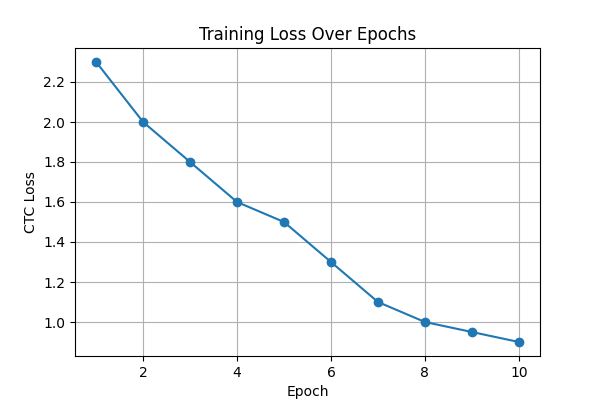
#> input picture training_loss[1].png, 600 x 400 px, given as the content of the folder /content/page_images, which was not available
$ jupyter execute --allow-errors Specific_Test_II_Optical_Character_Recognition.ipynb   (shell and % lines are left out)
#> lines starting #> are read from the running program, lines starting #| are printed output that depends on the picture; after the words box and inside, x2 and y2 are one past the last pixel; in counts of white or black regions, pixels touching at a corner belong together; pictures that were not available may be replaced by others from this repository, and a replacement may not be noted
[cell 1]
from google.colab import files
uploaded = files.upload()
#> the answer given: training_loss[1].png

[cell 2]
import zipfile
import os

zip_path = "/content/OneDrive_2025-04-07 (1)(1).zip"  # change if different
extract_to = "/content/renaissance_dataset"

os.makedirs(extract_to, exist_ok=True)

#> (the rest of this cell did not finish here and is left out)

[cell 3]
import cv2
import os
from pathlib import Path
from matplotlib import pyplot as plt

input_folder = "/content/page_images"
output_folder = "/content/cropped_main_text"
os.makedirs(output_folder, exist_ok=True)

def extract_main_text(image_path, save_path):
#> called with image_path = '_only/training_loss[1].png'
    image = cv2.imread(image_path)
#> image is the input picture: shape (400, 600, 3); mean B, G, R 249.2, 248.8, 248.2
    gray = cv2.cvtColor(image, cv2.COLOR_BGR2GRAY)


    _, thresh = cv2.threshold(gray, 180, 255, cv2.THRESH_BINARY_INV)
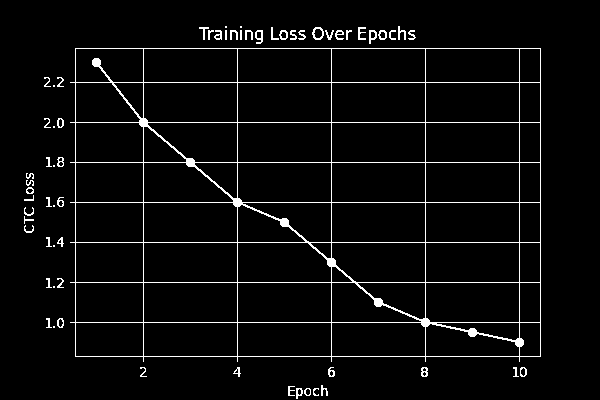
#> thresh: shape (400, 600); 4.1% white in thin lines or dots, all inside (x1, y1, x2, y2) = (24, 26, 541, 399)


    kernel = cv2.getStructuringElement(cv2.MORPH_RECT, (5, 5))
    morph = cv2.dilate(thresh, kernel, iterations=3)
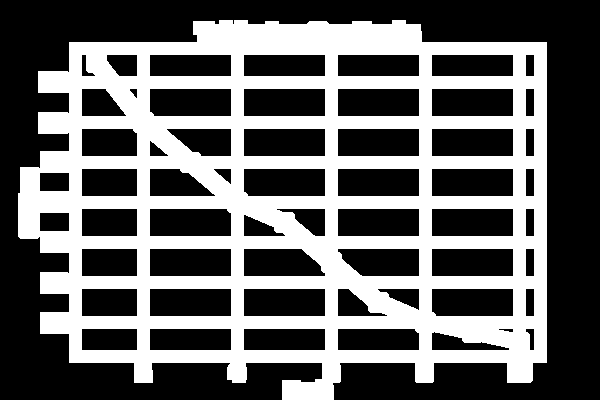
#> morph: shape (400, 600); 39.3% white; 1 white region


    contours, _ = cv2.findContours(morph, cv2.RETR_EXTERNAL, cv2.CHAIN_APPROX_SIMPLE)
#> contours = 1 contour; box (x1, y1, x2, y2) and area: (18, 20, 547, 400) 166884


    main_contour = max(contours, key=cv2.contourArea)
#> main_contour = contour of 159 points, box (x1, y1, x2, y2) (18, 20, 547, 400), area 166884
    x, y, w, h = cv2.boundingRect(main_contour)
#> x = 18; y = 20; w = 529; h = 380


    cropped = image[y:y+h, x:x+w]
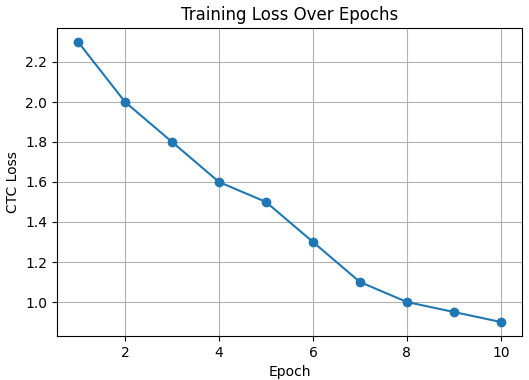
#> cropped: shape (380, 529, 3); mean B, G, R 248.1, 247.5, 246.8
    cv2.imwrite(save_path, cropped)

image_paths = list(Path(input_folder).rglob("*.png"))
for img_path in image_paths:
    filename = Path(img_path).name
    output_path = os.path.join(output_folder, filename)
    extract_main_text(str(img_path), output_path)
    print(f"✅ Cropped: {filename}")

#> (a cell that did not finish here is left out)

[cell 5]
import os
from glob import glob

cropped_folder = "/content/cropped_main_text"
transcription_folder = "/content/renaissance_dataset/Transcriptions"


def load_transcriptions():
    mapping = {}
    for txt_path in glob(os.path.join(transcription_folder, "*.txt")):
        with open(txt_path, "r", encoding="utf-8") as f:
            lines = f.readlines()

        for i, line in enumerate(lines[:3]):  # first 3 pages only
            base_name = os.path.basename(txt_path).replace(".txt", "")
            img_name = f"{base_name}_page{i+1}.png"
            mapping[img_name] = line.strip()

    return mapping

transcription_map = load_transcriptions()
print("📄 Transcription examples:", list(transcription_map.items())[:3])

[cell 6]
import tensorflow as tf
import numpy as np
from PIL import Image

charset = sorted(list("abcdefghijklmnopqrstuvwxyzABCDEFGHIJKLMNOPQRSTUVWXYZ0123456789 .,;:!?()[]/-'"))

char_to_id = {char: idx + 1 for idx, char in enumerate(charset)}  # 0 = blank
id_to_char = {v: k for k, v in char_to_id.items()}

def text_to_labels(text):
    return [char_to_id[c] for c in text if c in char_to_id]

# [30 lines left out: functions preprocess_image, data_generator, not called in this run]

[cell 7]
from tensorflow.keras import layers, models, backend as K

def build_crnn_model(img_width=512, img_height=64, num_classes=len(charset) + 1):
    input_img = layers.Input(shape=(img_height, img_width, 1), name='image')


    x = layers.Conv2D(64, (3,3), activation='relu', padding='same')(input_img)
    x = layers.MaxPooling2D((2,2))(x)
    x = layers.Conv2D(128, (3,3), activation='relu', padding='same')(x)
    x = layers.MaxPooling2D((2,2))(x)


    new_shape = (img_width // 4, (img_height // 4) * 128)
    x = layers.Reshape(target_shape=new_shape)(x)


    x = layers.Bidirectional(layers.LSTM(128, return_sequences=True))(x)
    x = layers.Bidirectional(layers.LSTM(128, return_sequences=True))(x)


    x = layers.Dense(num_classes, activation='softmax')(x)

    model = models.Model(inputs=input_img, outputs=x)
    return model

[cell 8]
def ctc_loss_fn(args):
    y_pred, labels, input_length, label_length = args
    return K.ctc_batch_cost(labels, y_pred, input_length, label_length)

# [11 lines left out: function compile_crnn_model, not called in this run]

[cell 9]
updated_transcription_map = {}

for key, value in transcription_map.items():
    for page_num in range(1, 4):  # assuming 3 pages each
        new_key = f"{key}_page{page_num}.png"
        updated_transcription_map[new_key] = value

[cell 10]
transcription_map = {
    'Ezcaray_-_Vozes': 'Texto antiguo Ezcaray',
    'Buendia_-_Instruccion': 'Texto antiguo Buendia',

}

[cell 11]
updated_transcription_map = {}

for base_name, text in transcription_map.items():
    for i in range(1, 4):
        full_name = f"{base_name}_page{i}.png"
        updated_transcription_map[full_name] = text

[cell 12]
import tensorflow as tf
from tensorflow.keras.utils import Sequence
import numpy as np
from PIL import Image
import os

class OCRDataGenerator(Sequence):
    # [10 lines left out: function __init__, not called in this run]

    def __len__(self):
        return int(np.ceil(len(self.image_names) / self.batch_size))

    # [32 lines left out: function __getitem__, not called in this run]

#> (a cell that did not finish here is left out)

#> (a cell that did not finish here is left out)

#> (a cell that did not finish here is left out)

model = compile_crnn_model(base_model)

[cell 16]
# [15 lines left out: function compile_crnn_model, not called in this run]

[cell 17]
class OCRDataGenerator(tf.keras.utils.Sequence):
    # [9 lines left out: function __init__, not called in this run]

    def __len__(self):
        return int(np.ceil(len(self.image_files) / self.batch_size))

    def text_to_labels(self, text):
        return [self.char_to_idx[c] for c in text if c in self.char_to_idx]

    # [32 lines left out: function __getitem__, not called in this run]

[cell 18]
def compile_crnn_model(model):
    model.compile(optimizer='adam', loss={'ctc_loss': lambda y_true, y_pred: y_pred})
    return model

#> (a cell that did not finish here is left out)

#> (a cell that did not finish here is left out)

[cell 21]
char_list = list("abcdefghijklmnopqrstuvwxyzABCDEFGHIJKLMNOPQRSTUVWXYZ0123456789.,;:!?()[]{}\"'`-–—/\\|_@#$%^&*=+<>~¡¿ ")  # add/remove chars as needed

[cell 22]
# [7 lines left out: function decode_label, not called in this run]

# Visualize some labels from the batch
#> (the rest of this cell did not finish here and is left out)

#> (a cell that did not finish here is left out)

model.compile(optimizer='adam')
model.summary()

[cell 24]
print(list(transcription_map.items())[:5])

[cell 25]
import numpy as np
import os
from tensorflow.keras.utils import Sequence
from PIL import Image
from tensorflow.keras.preprocessing.sequence import pad_sequences

class DataGenerator(Sequence):
    # [9 lines left out: function __init__, not called in this run]

    def __len__(self):
        return int(np.ceil(len(self.image_files) / self.batch_size))

    # [45 lines left out: function __getitem__, not called in this run]

[cell 26]
import tensorflow as tf
from tensorflow.keras.layers import Input, Conv2D, MaxPooling2D, Reshape, Dense, Bidirectional, LSTM
from tensorflow.keras.models import Model
from tensorflow.keras.layers import BatchNormalization, Dropout
from tensorflow.keras import backend as K

# [33 lines left out: function build_model, not called in this run]

#> (a cell that did not finish here is left out)

[cell 28]
import os
import numpy as np
import cv2
import tensorflow as tf

class DataGenerator(tf.keras.utils.Sequence):
    # [14 lines left out: functions __init__, _image_exists, not called in this run]

    def __len__(self):
        return len(self.image_files) // self.batch_size

    # [51 lines left out: function __getitem__, not called in this run]

    def on_epoch_end(self):
        np.random.shuffle(self.image_files)

[cell 29]
print("Total entries in transcription_map:", len(transcription_map))

[cell 30]
import os

missing = []
found = []

for i, fname in enumerate(transcription_map.keys()):
    for ext in [".png", ".jpg", ".jpeg"]:
        path = os.path.join("/content/cropped_main_text", fname + ext)
        if os.path.exists(path):
            found.append(fname + ext)
            break
    else:
        missing.append(fname)

    if i < 10:
        print(f"{fname}: {'FOUND ✅' if fname in found else 'MISSING ❌'}")

print(f"\n✅ Found: {len(found)} | ❌ Missing: {len(missing)}")
